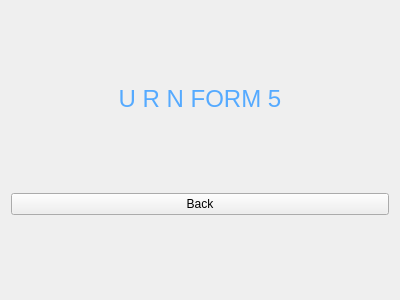
<?xml version="1.0" encoding="UTF-8"?>
<ui version="4.0">
 <class>Form</class>
 <widget class="QWidget" name="Form">
  <property name="geometry">
   <rect>
    <x>0</x>
    <y>0</y>
    <width>400</width>
    <height>300</height>
   </rect>
  </property>
  <property name="windowTitle">
   <string>Form</string>
  </property>
  <layout class="QGridLayout" name="gridLayout">
   <item row="0" column="0">
    <spacer name="verticalSpacer_3">
     <property name="orientation">
      <enum>Qt::Vertical</enum>
     </property>
     <property name="sizeHint" stdset="0">
      <size>
       <width>20</width>
       <height>66</height>
      </size>
     </property>
    </spacer>
   </item>
   <item row="1" column="0">
    <widget class="QLabel" name="label">
     <property name="font">
      <font>
       <pointsize>18</pointsize>
      </font>
     </property>
     <property name="styleSheet">
      <string notr="true">color: rgb(85, 170, 255);</string>
     </property>
     <property name="text">
      <string>U R N FORM 5</string>
     </property>
     <property name="alignment">
      <set>Qt::AlignCenter</set>
     </property>
    </widget>
   </item>
   <item row="2" column="0">
    <spacer name="verticalSpacer_2">
     <property name="orientation">
      <enum>Qt::Vertical</enum>
     </property>
     <property name="sizeHint" stdset="0">
      <size>
       <width>20</width>
       <height>65</height>
      </size>
     </property>
    </spacer>
   </item>
   <item row="3" column="0">
    <widget class="QPushButton" name="bck_btn5">
     <property name="text">
      <string>Back</string>
     </property>
    </widget>
   </item>
   <item row="4" column="0">
    <spacer name="verticalSpacer">
     <property name="orientation">
      <enum>Qt::Vertical</enum>
     </property>
     <property name="sizeHint" stdset="0">
      <size>
       <width>20</width>
       <height>66</height>
      </size>
     </property>
    </spacer>
   </item>
  </layout>
 </widget>
 <resources/>
 <connections/>
</ui>
